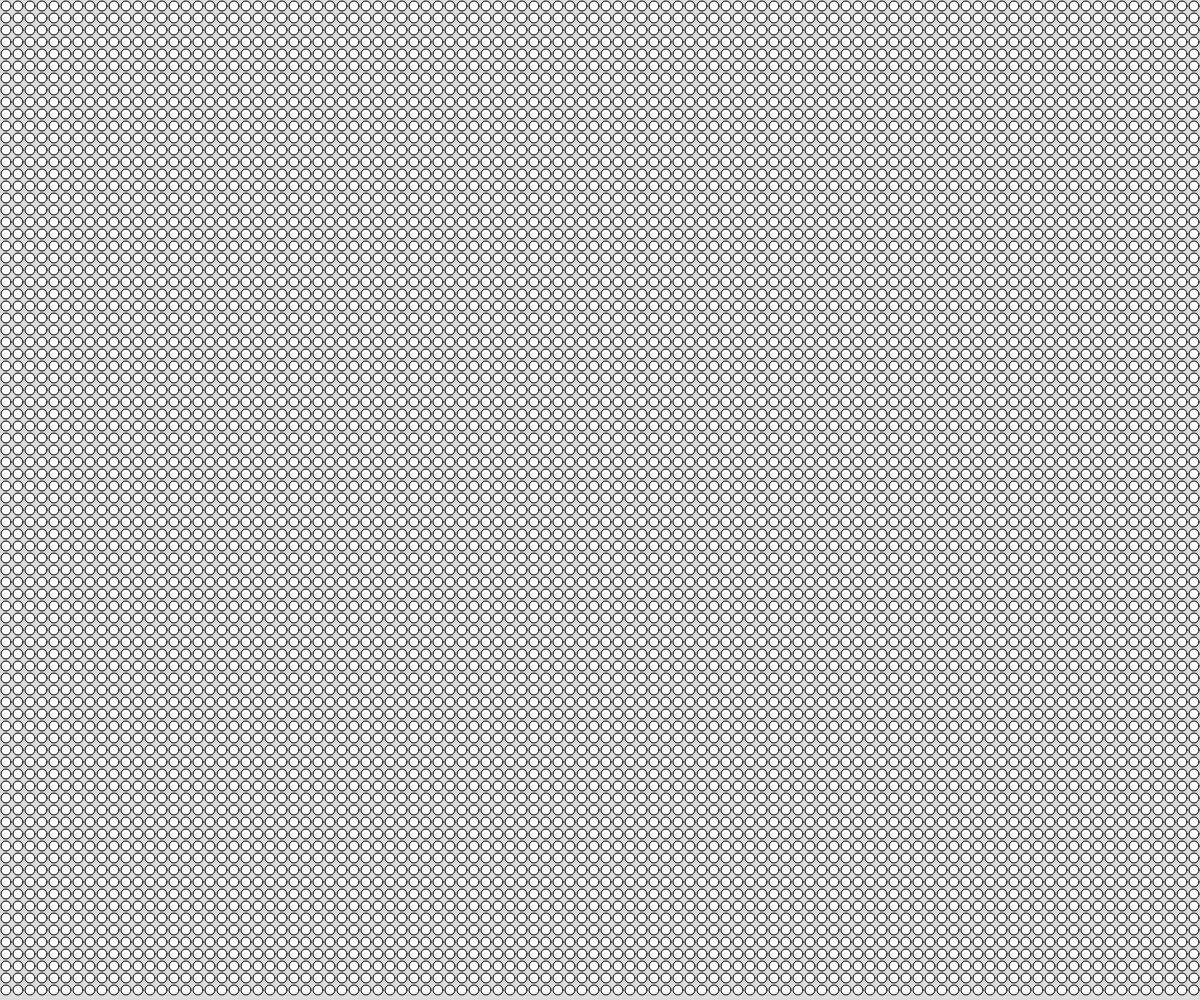
Frame 1 (no input)
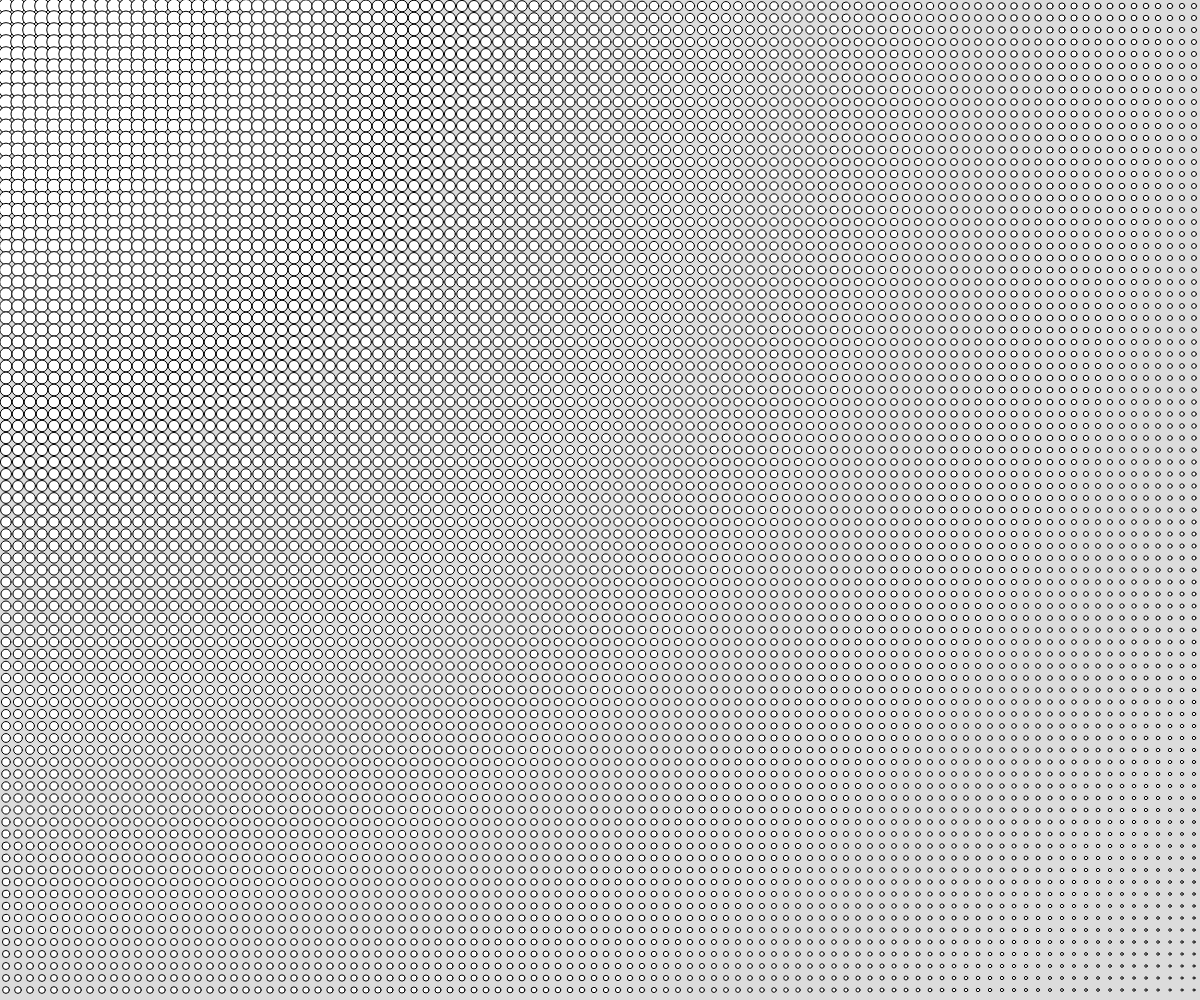
Frame 60 (no input)
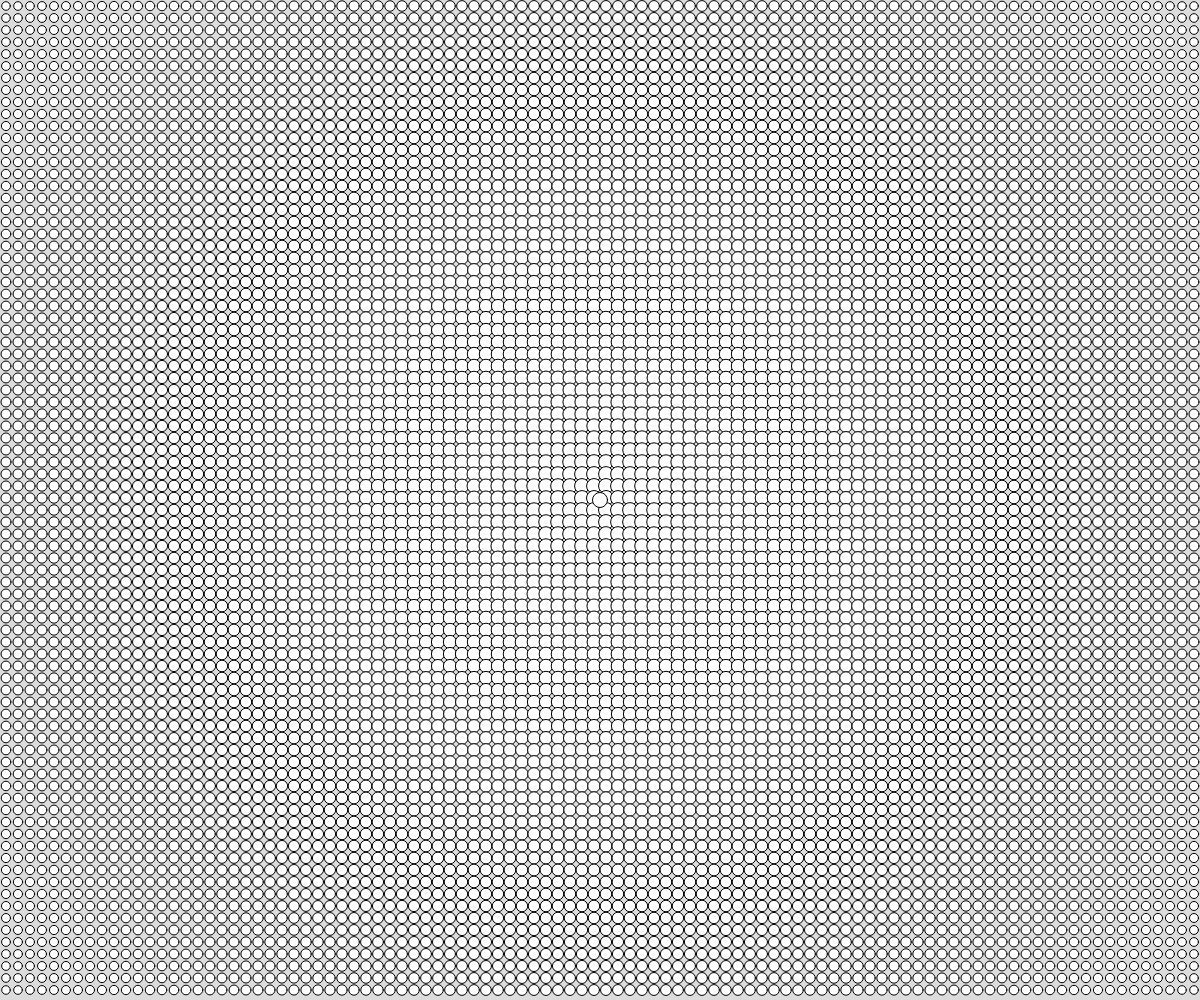
Frame 120 (the mouse pressed at the canvas centre since frame 60)

The p5.js sketch that drew these frames (run headless with seeded random() and noise() and a simulated clock; from frame 60 on, the mouse is pressed at the canvas centre):

// p5.js sketch
// ── sketch.js
// Objects Demo Two
// Ben Schoenfeld
// May 18th, 2022
// A second look at defining our own classes
// include a look at "enhanced" for loop

let dotCollection = [];

function setup() {
  createCanvas(windowWidth, windowHeight);
  initDots();
}

function initDots(){
  //use this to generate a whole bunch of DOT objects using while loops
  let spacing = 12;
  let currentX = spacing/2;
  let currentY = spacing/2;
  while(currentX < width){
    while(currentY < height){
      dotCollection.push(new Dot(currentX, currentY, 10));
      currentY += spacing;
    }
    currentY = spacing/2;
    currentX += spacing;
  }

}

function draw() {
  background(220);

  for(let d of dotCollection){
    //d temporarily stores each item
    //cant really handle removals well
    d.process();
  }
  
}

function mousePressed(){
  dotCollection.push(new Dot(mouseX, mouseY, 10));
}


// Class Definition
class Dot {
  //Class constructor (inc. properties)
  constructor(x, y, diameter) {
    this.x = x;
    this.y = y;
    this.diameter = diameter;
    this.c = color(255, 255, 255);
  }


  // Class Methods
  display() {
    fill(this.c);
    circle(this.x, this.y, this.diameter);
  }


  setSize(d){     //setting function
    this.diameter = d;
  }

  sizeBasedOnDistance(){
    let distance = dist(this.x, this.y, mouseX, mouseY);
      let windowDiagonal = dist(0, 0, width, height); //should be in setup
      let newDiameter = map(distance, 0, windowDiagonal, 15, 2);
      this.setSize(newDiameter);
  }

  process() {
    //internally call the neccesary class methods once per frame
    this.display();
    this.sizeBasedOnDistance();

  }
}
